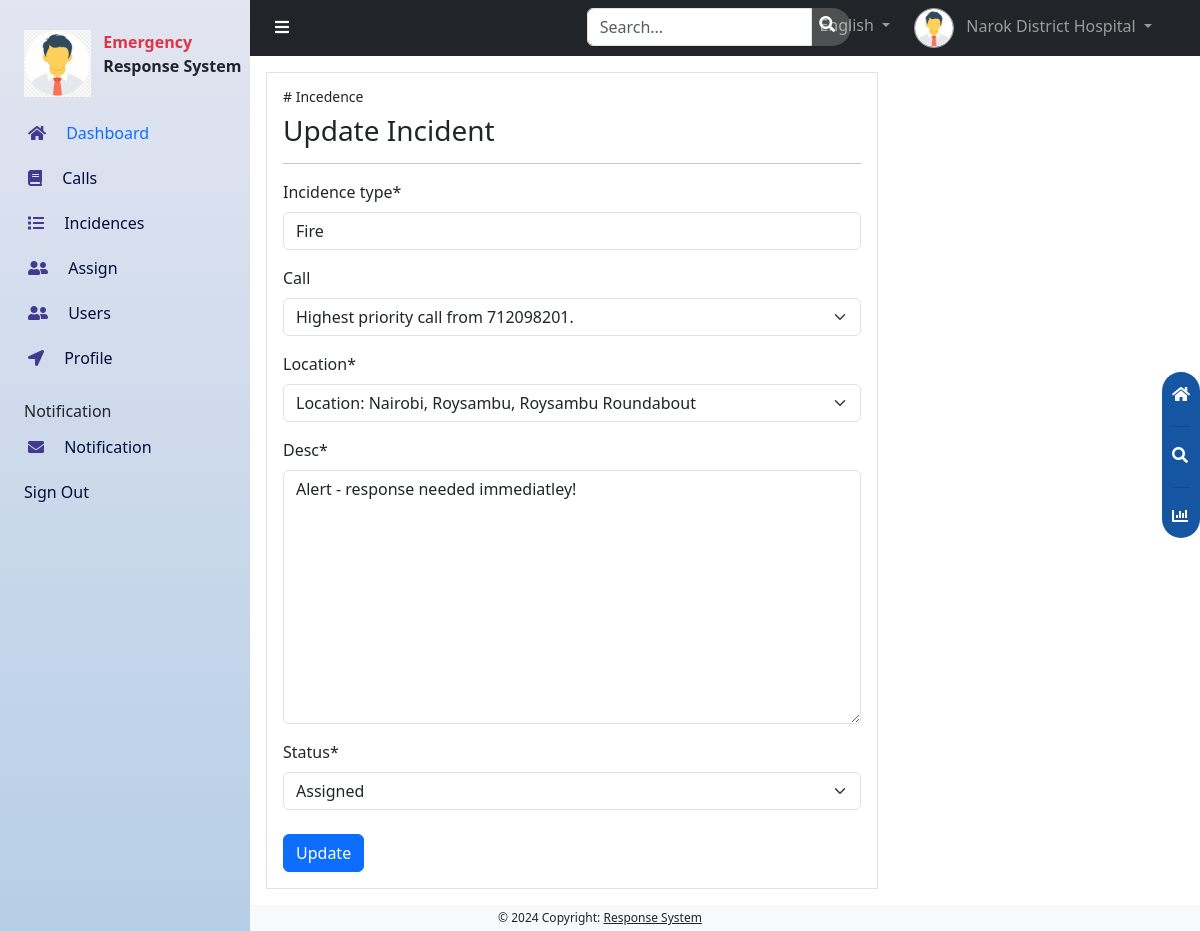
The app's page /admins/incidents/4/edit/ (signed in) with its own data.
### accounts/models.py (models this page shows)
class CustomUser(AbstractUser):
    role =[
        ('Responder', 'responder'),
        ('Hospital', 'hospital'),
        ('Vehicle', 'vehicle'),
    ]
    username = None
    email = models.EmailField(unique=True)
    full_names = models.CharField(max_length=100, blank=True)
    user_type = models.CharField(max_length=20, choices=role, default='Responder')
    location = models.ForeignKey(Location, on_delete=models.CASCADE, blank=True, null=True)
    date_joined = models.DateField(auto_now_add=True)
    USERNAME_FIELD = 'email'
    REQUIRED_FIELDS = ['full_names', ]
    objects = CustomUserManager()
    def __str__(self):
        return self.full_names

### administrator/models.py (models this page shows)
class Incidence(models.Model):
    choices = [
        ('pending', 'Pending'),
        ('assigned', 'Assigned'),
        ('cancelled', 'Cancelled'),
        ('closed', 'Closed'),
    ]
    incidence_type = models.CharField(max_length=100)
    call = models.ForeignKey(Calls, on_delete=models.CASCADE, blank=True, null=True)
    location = models.ForeignKey(Location, on_delete=models.CASCADE)
    desc = models.TextField()
    time_of_incident = models.DateTimeField(auto_now=True)
    status = models.CharField(max_length=50, choices=choices, default="pending")

### administrator/views.py (the view)
# urls.py: path('incidents/<int:pk>/edit/', views.incident_update, name='incident_update'),
@login_required
@user_passes_test(is_superuser)
def incident_update(request, pk):
    incident = get_object_or_404(Incidence, pk=pk)
    if request.method == 'POST':
        form = IncidenceForm(request.POST, instance=incident)
        if form.is_valid():
            form.save()
            return redirect('incidents')
    else:
        form = IncidenceForm(instance=incident)
    return render(request, 'incidents/incident_update.html', {'form': form})

### administrator/forms.py
class IncidenceForm(forms.ModelForm):
    class Meta:
        model = Incidence
        fields = ('incidence_type', 'call', 'location', 'desc', 'status', )

### administrator/models.py (called while the page is built)
    def __str__(self):
        return f'{self.priority} priority call from {self.caller_phone}.'

### administrator/views.py (called while the page is built)
def is_superuser(request):
    return is_superuser

### main/models.py (called while the page is built)
    def __str__(self):
        return f'Location: {self.address}'

### administrator/templates/incidents/incident_update.html (shortened to what this page needs)
{% extends '../dashboard.html' %}
{% load crispy_forms_filters %}
{% load crispy_forms_tags %}
{% block content %}
<div id="content" class="can_have_sidenav">
    <div class="p-3">
        <div class="col col-lg-8 p-3 border roundend">
            <h5 class="small fw-lighter"># Incedence </h5>
            <form method="POST">
                <h3>Update Incident</h3>
                <hr>
                <div class="form-group mb-4">
                    {{ form|crispy }}
                </div>
                <button type="submit" class="btn btn-primary">Update</button>
            </form>
        </div>
    </div>
</div>
{% endblock %}

### administrator/templates/dashboard.html (shortened to what this page needs)
{% load static %}
<!doctype html>
<html lang="en">
<head>
    <link rel="stylesheet" href="{% static 'css/bootstrap.min.css' %}">
    <link rel="stylesheet" href="{% static 'css/fontawesome.min.css' %}">
    <link rel="stylesheet" href="{% static 'css/chart.min.css' %}">
    <link rel="stylesheet" href="{% static 'css/custom.css' %}">
    <link href="https://cdn.jsdelivr.net/npm/bootstrap@5.3.3/dist/css/bootstrap.min.css" rel="stylesheet"
>
</head>
<body>
    <nav class="navbar navbar-expand-lg navbar-dark bg-dark text-light can_have_sidenav">
        <div class="container-fluid navbar-nav">
            <div class="row w-100">
                <div class="col-5 col-lg-4 ps-4 pe-4">
                    <button class="btn btn-nav" onclick="toggle_sidenav()">
                        <i class="fa fa-bars text-white"></i>
                    </button>
                </div>
                <div class="col-lg-4 ps-4 pe-4 d-none d-lg-block">
                    <div class="input-group nav-search d-none d-lg-inline-flex">
                        <input type="text" class="form-control search-input" placeholder="Search...">
                        <span>
                            <i class="fa fa-search pe-3 ps-2 pt-2 text-white"></i>
                        </span>
                    </div>
                </div>
                <div class="col-3 col-lg-4 ps-4 pe-4 d-flex justify-content-end">
                    <li class="nav-item dropdown d-none d-lg-inline-block">
                        <a class="nav-link dropdown-toggle p-0" href="#" id="navbarDropdown" role="button"
                            data-bs-toggle="dropdown" aria-expanded="false">
                            <button class="btn btn-nav me-2">
                                <i class="fa fa-globe text-white"></i>
                            </button>
                            English
                        </a>
                    </li>
                    <li class="nav-item dropdown d-inline-block ms-4 mobile-nav-3">
                        <a class="nav-link dropdown-toggle p-0" href="#" id="navbarDropdown" role="button"
                            data-bs-toggle="dropdown" aria-expanded="false">
                            <img src="{% static 'images/avatar.png' %}" class="me-lg-2 profile-img" width="40">
                            <span class="d-none d-lg-inline-block">{{request.user}}</span>
                        </a>
                    </li>
                </div>
            </div>
        </div>
    </nav>
    {% block content %}{% endblock %}
    <div id="floating-menu">
        <a href="">
            <i class="fa fa-home mb-2"></i>
        </a>
        <hr>
        <a href="">
            <i class="fa fa-search mb-2"></i>
        </a>
        <hr>
        <a href="">
            <i class="fa fa-chart-bar"></i>
        </a>
    </div>
    <div id="sidenav">
        <div class="row mb-3">
            <div class="col-4">
                <img src="{% static 'images/avatar.png' %}" alt="Logo" class="img-fluid ms-4">
            </div>
            <div class="col-8 ps-4">
                <p class="text-danger fw-bold mb-0">Emergency</p>
                <p class="mb-0 fw-bold">Response System</p>
            </div>
        </div>
        <a href="" class="this-page">
            <i class="fa fa-home side-icon me-3"></i>
            Dashboard
        </a>
        <a href="{% url 'calls' %}">
            <i class="fa fa-book side-icon me-3"></i>
            Calls
        </a>
        <a href="{% url 'incidents' %}">
            <i class="fa fa-list side-icon me-3"></i>
            Incidences
        </a>
        <a href="{% url 'pending_incidents'%}">
            <i class="fa fa-user-friends side-icon me-3"></i>
            Assign
        </a>
        <a href="{% url 'user_list'%}">
            <i class="fa fa-user-friends side-icon me-3"></i>
            Users
        </a>
        <a href="{% url 'update_profile'%}">
            <i class="fa fa-location-arrow side-icon me-3"></i>
            Profile
        </a>
        <p class="ms-4 mb-1 mt-3">Notification</p>
        <a href="">
            <i class="fa fa-envelope side-icon me-3"></i>
            Notification
        </a>
        <a href="{% url 'logout' %}" class="ms-4 ps-0">Sign Out</a>
    </div>
    <footer class="bg-light font-12 text-center text-lg-start">
        <div class="text-center p-1">
            © 2024 Copyright:
            <a class="text-dark" href="">Response System</a>
        </div>
    </footer>
</body>
</html>

### static/css/custom.css (style rules this page uses)
body { background-color: #f2f2f2; min-height: 97vh; }
#sidenav { height: 100%; position: fixed; z-index: 1; top: 0; left: 0; background: linear-gradient(180deg, rgba(227, 229, 241, 1) 0%, rgba(182, 206, 230, 1) 100%); transition: 0.5s; padding-top: 30px; width: 250px; overflow-x: hidden; overflow-y: auto; }
#sidenav a { padding: 8px 13px 13px 28px; text-decoration: none; font-size: 16px; color: #030f37; display: block; transition: 0.3s; overflow-x: hidden; }
.this-page { color: #0d6efd !important; }
.side-icon { color: #423a8e; }
.can_have_sidenav { margin-left: 250px; transition: 0.5s; }
#content { min-height: 97vh; }
@media screen and (min-width: 1000px) { #content { margin-left: 250px; } }
@media screen and (min-width: 1000px) { #sidenav { left: 0; } }
#floating-menu { position: fixed; top: 40%; right: 0; border-radius: 20px; background-color: #1655a2; padding: 10px; }
#floating-menu a { color: #fff; }
.btn-nav { color: #909090; background-color: #3f3f40; border-radius: 50%; padding: 10px 11px 5px 11px; }
.profile-img { border-radius: 50%; border: #a0a0a1 solid 1px; }
.nav-search { background-color: #4f5050; border-radius: 20px; color: #3f3f40; width: 60%; display: inline-flex; margin-left: 1vw; }
.search-input { background-color: #4f5050; border: none; border-radius: 20px; }
.search-input::placeholder { color: #f0f0f0; }
footer { background-color: rgba(0, 0, 0, 0.1) }
.font-12 { font-size: 12px; }

### records on screen
CustomUser: user "Narok District Hospital"
Incidence: incidence_type "Fire", call "Highest priority call from 712098201.", location "Location: Nairobi, Roysambu, Roysambu Roundabout", desc "Alert - response needed immediatley!", status "Assigned"
